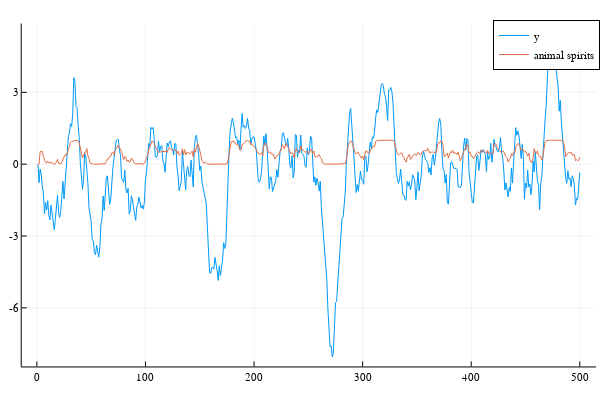

The code cell stored with this chart in its notebook:
### Code cell
plot(y, label="y");
plot!(anspirits, label="animal spirits")

### Figure 1 — Plotly figure (JSON) as saved in the notebook; plotly's stock layout.template omitted (floating-point values rounded to 4 significant figures; data arrays with more than 128 entries replaced by an {"elided": "..."} marker saying what was removed)
{"data": [{"colorbar": {"title": ""}, "legendgroup": "y", "line": {"color": "rgba(0, 154, 250, 1.000)", "dash": "solid", "shape": "linear", "width": 1}, "mode": "lines", "name": "y", "showlegend": true, "type": "scatter", "x": {"elided": "500 int values"}, "xaxis": "x1", "y": {"elided": "500 float values"}, "yaxis": "y1", "zmax": null, "zmin": null}, {"colorbar": {"title": ""}, "legendgroup": "animal spirits", "line": {"color": "rgba(227, 111, 71, 1.000)", "dash": "solid", "shape": "linear", "width": 1}, "mode": "lines", "name": "animal spirits", "showlegend": true, "type": "scatter", "x": {"elided": "500 int values"}, "xaxis": "x1", "y": {"elided": "500 float values"}, "yaxis": "y1", "zmax": null, "zmin": null}], "layout": {"annotations": [], "height": 400, "legend": {"bgcolor": "rgba(255, 255, 255, 1.000)", "bordercolor": "rgba(0, 0, 0, 1.000)", "borderwidth": 1, "font": {"color": "rgba(0, 0, 0, 1.000)", "family": "sans-serif", "size": 11}, "tracegroupgap": 0, "traceorder": "normal", "x": 1, "xanchor": "auto", "y": 1, "yanchor": "auto"}, "margin": {"b": 20, "l": 0, "r": 0, "t": 20}, "paper_bgcolor": "rgba(255, 255, 255, 1.000)", "plot_bgcolor": "rgba(255, 255, 255, 1.000)", "showlegend": true, "width": 600, "xaxis": {"anchor": "y1", "domain": [0.03619, 0.9934], "gridcolor": "rgba(0, 0, 0, 0.100)", "gridwidth": 0.5, "linecolor": "rgba(0, 0, 0, 1.000)", "mirror": false, "range": [-13.97, 515.0], "showgrid": true, "showline": true, "showticklabels": true, "tickangle": 0, "tickcolor": "rgb(0, 0, 0)", "tickfont": {"color": "rgba(0, 0, 0, 1.000)", "family": "sans-serif", "size": 11}, "tickmode": "array", "ticks": "inside", "ticktext": ["0", "100", "200", "300", "400", "500"], "tickvals": [0, 100, 200, 300, 400, 500], "title": "", "titlefont": {"color": "rgba(0, 0, 0, 1.000)", "family": "sans-serif", "size": 15}, "type": "-", "visible": true, "zeroline": false, "zerolinecolor": "rgba(0, 0, 0, 1.000)"}, "yaxis": {"anchor": "x1", "domain": [0.03762, 0.9902], "gridcolor": "rgba(0, 0, 0, 0.100)", "gridwidth": 0.5, "linecolor": "rgba(0, 0, 0, 1.000)", "mirror": false, "range": [-8.449, 5.874], "showgrid": true, "showline": true, "showticklabels": true, "tickangle": 0, "tickcolor": "rgb(0, 0, 0)", "tickfont": {"color": "rgba(0, 0, 0, 1.000)", "family": "sans-serif", "size": 11}, "tickmode": "array", "ticks": "inside", "ticktext": ["-6", "-3", "0", "3"], "tickvals": [-6, -3, 0, 3], "title": "", "titlefont": {"color": "rgba(0, 0, 0, 1.000)", "family": "sans-serif", "size": 15}, "type": "-", "visible": true, "zeroline": false, "zerolinecolor": "rgba(0, 0, 0, 1.000)"}}}
